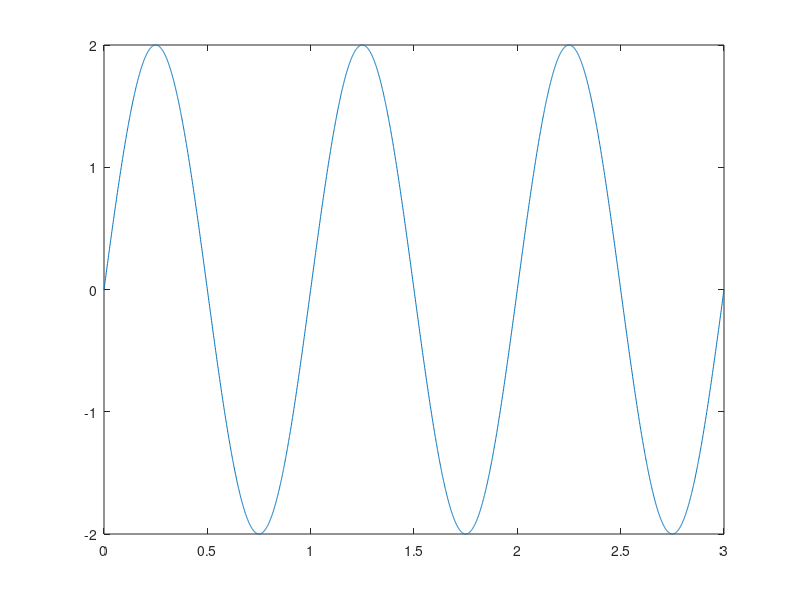
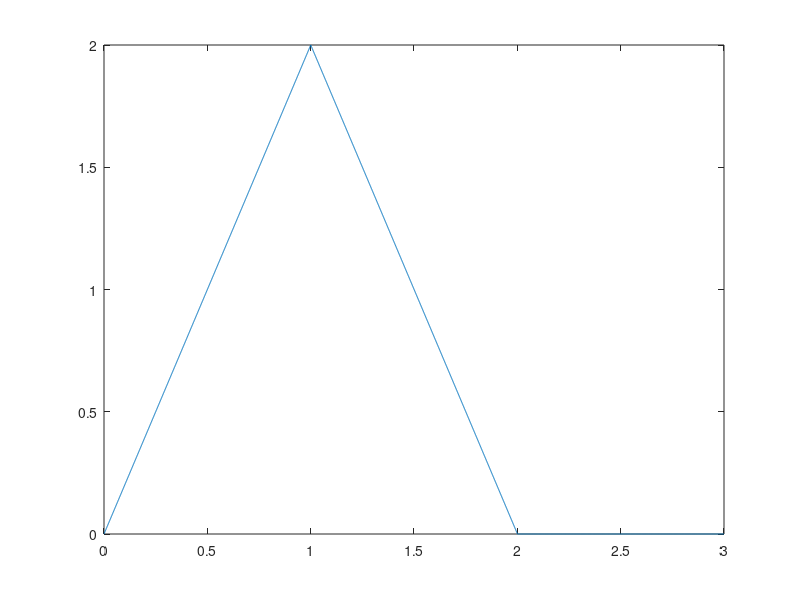
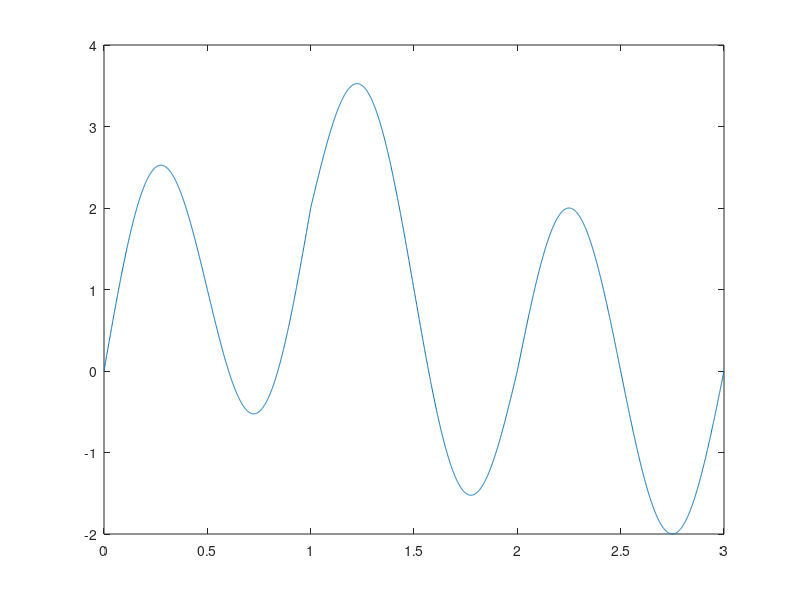

The MATLAB source for these figures, in order:
A1 = 2;
f1 = 1;
dt = 0.001;
t1 = 1;
t2 = 2;
t3 = 3;
            % Variables defined by the example
T = linspace(0,t3,3/dt);
            % Determining the range for x-axis
x1 = A1*sin(2*pi*f1*T);
            % Defining x1(t) as a sinusoid
figure(1)
plot(T,x1)
            % Plotting x1(t) on figure 1
x2 =[2*(0:dt:(1-dt)) -2*(1:dt:(2-dt))+4 zeros(1,1/dt)];
            % Definiting x2(t) as a triangular pulse
figure(2)
plot(T,x2)
            % Plotting x2(t) on figure 2
x3 = x1 + x2;
            % Defining x3(t), the sum signal of x1(t) and x2(t)
figure(3)
plot(T,x3)
            % Plotting x3(t) on figure 3